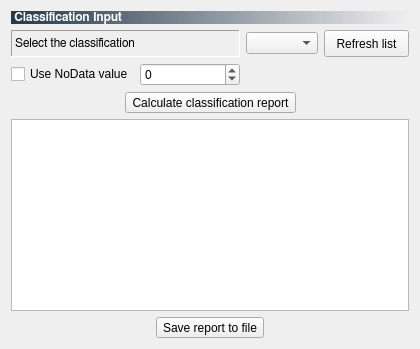
         <widget class="QWidget" name="tab_class_report">
          <attribute name="icon">
           <iconset resource="resources.qrc">
            <normaloff>:/plugins/semiautomaticclassificationplugin/icons/semiautomaticclassificationplugin_report_tool.png</normaloff>:/plugins/semiautomaticclassificationplugin/icons/semiautomaticclassificationplugin_report_tool.png</iconset>
          </attribute>
          <attribute name="title">
           <string>Classification report</string>
          </attribute>
          <layout class="QGridLayout" name="gridLayout_27">
           <item row="0" column="0">
            <layout class="QGridLayout" name="gridLayout_47">
             <item row="2" column="1">
              <widget class="QComboBox" name="classification_report_name_combo">
               <property name="sizePolicy">
                <sizepolicy hsizetype="Preferred" vsizetype="Fixed">
                 <horstretch>1</horstretch>
                 <verstretch>0</verstretch>
                </sizepolicy>
               </property>
               <property name="toolTip">
                <string>&lt;html&gt;&lt;head/&gt;&lt;body&gt;&lt;p&gt;Select the classification raster&lt;/p&gt;&lt;/body&gt;&lt;/html&gt;</string>
               </property>
              </widget>
             </item>
             <item row="2" column="0">
              <widget class="QLabel" name="label_44">
               <property name="sizePolicy">
                <sizepolicy hsizetype="Minimum" vsizetype="Preferred">
                 <horstretch>0</horstretch>
                 <verstretch>0</verstretch>
                </sizepolicy>
               </property>
               <property name="minimumSize">
                <size>
                 <width>229</width>
                 <height>0</height>
                </size>
               </property>
               <property name="font">
                <font>
                 <family>FreeSans</family>
                 <weight>50</weight>
                 <bold>false</bold>
                </font>
               </property>
               <property name="frameShape">
                <enum>QFrame::Panel</enum>
               </property>
               <property name="frameShadow">
                <enum>QFrame::Sunken</enum>
               </property>
               <property name="text">
                <string>Select the classification</string>
               </property>
               <property name="alignment">
                <set>Qt::AlignLeading|Qt::AlignLeft|Qt::AlignVCenter</set>
               </property>
              </widget>
             </item>
             <item row="2" column="2">
              <widget class="QPushButton" name="toolButton_reload_10">
               <property name="sizePolicy">
                <sizepolicy hsizetype="Maximum" vsizetype="Fixed">
                 <horstretch>0</horstretch>
                 <verstretch>0</verstretch>
                </sizepolicy>
               </property>
               <property name="minimumSize">
                <size>
                 <width>85</width>
                 <height>27</height>
                </size>
               </property>
               <property name="maximumSize">
                <size>
                 <width>85</width>
                 <height>27</height>
                </size>
               </property>
               <property name="toolTip">
                <string>&lt;html&gt;&lt;head/&gt;&lt;body&gt;&lt;p&gt;Refresh list of rasters&lt;/p&gt;&lt;/body&gt;&lt;/html&gt;</string>
               </property>
               <property name="text">
                <string>Refresh list</string>
               </property>
              </widget>
             </item>
             <item row="0" column="0" colspan="3">
              <widget class="QLabel" name="label_42">
               <property name="sizePolicy">
                <sizepolicy hsizetype="Expanding" vsizetype="Preferred">
                 <horstretch>0</horstretch>
                 <verstretch>0</verstretch>
                </sizepolicy>
               </property>
               <property name="font">
                <font>
                 <family>FreeSans</family>
                 <weight>75</weight>
                 <bold>true</bold>
                </font>
               </property>
               <property name="styleSheet">
                <string notr="true">background-color : qlineargradient(spread:pad, x1:0, y1:0, x2:1, y2:0, stop:0 #243a4e, stop:1 rgba(0, 0, 0, 0)); color : white</string>
               </property>
               <property name="text">
                <string> Classification Input</string>
               </property>
              </widget>
             </item>
             <item row="3" column="0">
              <layout class="QGridLayout" name="gridLayout_26">
               <item row="0" column="0">
                <widget class="QCheckBox" name="nodata_checkBox">
                 <property name="toolTip">
                  <string>&lt;html&gt;&lt;head/&gt;&lt;body&gt;&lt;p&gt;If checked, NoData value will be excluded from the report&lt;/p&gt;&lt;/body&gt;&lt;/html&gt;</string>
                 </property>
                 <property name="text">
                  <string>Use NoData value</string>
                 </property>
                </widget>
               </item>
               <item row="0" column="1">
                <widget class="QSpinBox" name="nodata_spinBox_2">
                 <property name="toolTip">
                  <string>&lt;html&gt;&lt;head/&gt;&lt;body&gt;&lt;p&gt;NoData value&lt;/p&gt;&lt;/body&gt;&lt;/html&gt;</string>
                 </property>
                 <property name="minimum">
                  <number>-999</number>
                 </property>
                 <property name="maximum">
                  <number>100000</number>
                 </property>
                </widget>
               </item>
              </layout>
             </item>
            </layout>
           </item>
           <item row="1" column="0">
            <layout class="QGridLayout" name="gridLayout_48">
             <item row="0" column="0">
              <spacer name="horizontalSpacer_7">
               <property name="orientation">
                <enum>Qt::Horizontal</enum>
               </property>
               <property name="sizeHint" stdset="0">
                <size>
                 <width>40</width>
                 <height>20</height>
                </size>
               </property>
              </spacer>
             </item>
             <item row="0" column="2">
              <spacer name="horizontalSpacer_8">
               <property name="orientation">
                <enum>Qt::Horizontal</enum>
               </property>
               <property name="sizeHint" stdset="0">
                <size>
                 <width>40</width>
                 <height>20</height>
                </size>
               </property>
              </spacer>
             </item>
             <item row="0" column="1">
              <widget class="QToolButton" name="calculateReport_toolButton">
               <property name="toolTip">
                <string>&lt;html&gt;&lt;head/&gt;&lt;body&gt;&lt;p&gt;Calculate classification report&lt;/p&gt;&lt;/body&gt;&lt;/html&gt;</string>
               </property>
               <property name="text">
                <string>Calculate classification report</string>
               </property>
              </widget>
             </item>
            </layout>
           </item>
           <item row="2" column="0">
            <widget class="QTextBrowser" name="report_textBrowser">
             <property name="font">
              <font>
               <family>Courier 10 Pitch</family>
              </font>
             </property>
             <property name="tabChangesFocus">
              <bool>true</bool>
             </property>
             <property name="lineWrapMode">
              <enum>QTextEdit::NoWrap</enum>
             </property>
             <property name="tabStopWidth">
              <number>160</number>
             </property>
             <property name="openLinks">
              <bool>false</bool>
             </property>
            </widget>
           </item>
           <item row="3" column="0">
            <layout class="QGridLayout" name="gridLayout_49">
             <item row="0" column="0">
              <spacer name="horizontalSpacer_9">
               <property name="orientation">
                <enum>Qt::Horizontal</enum>
               </property>
               <property name="sizeHint" stdset="0">
                <size>
                 <width>40</width>
                 <height>20</height>
                </size>
               </property>
              </spacer>
             </item>
             <item row="0" column="2">
              <spacer name="horizontalSpacer_10">
               <property name="orientation">
                <enum>Qt::Horizontal</enum>
               </property>
               <property name="sizeHint" stdset="0">
                <size>
                 <width>40</width>
                 <height>20</height>
                </size>
               </property>
              </spacer>
             </item>
             <item row="0" column="1">
              <widget class="QToolButton" name="saveReport_toolButton">
               <property name="toolTip">
                <string>&lt;html&gt;&lt;head/&gt;&lt;body&gt;&lt;p&gt;Calculate land cover change raster and statistics thereof&lt;/p&gt;&lt;/body&gt;&lt;/html&gt;</string>
               </property>
               <property name="text">
                <string>Save report to file</string>
               </property>
              </widget>
             </item>
            </layout>
           </item>
          </layout>
         </widget>
